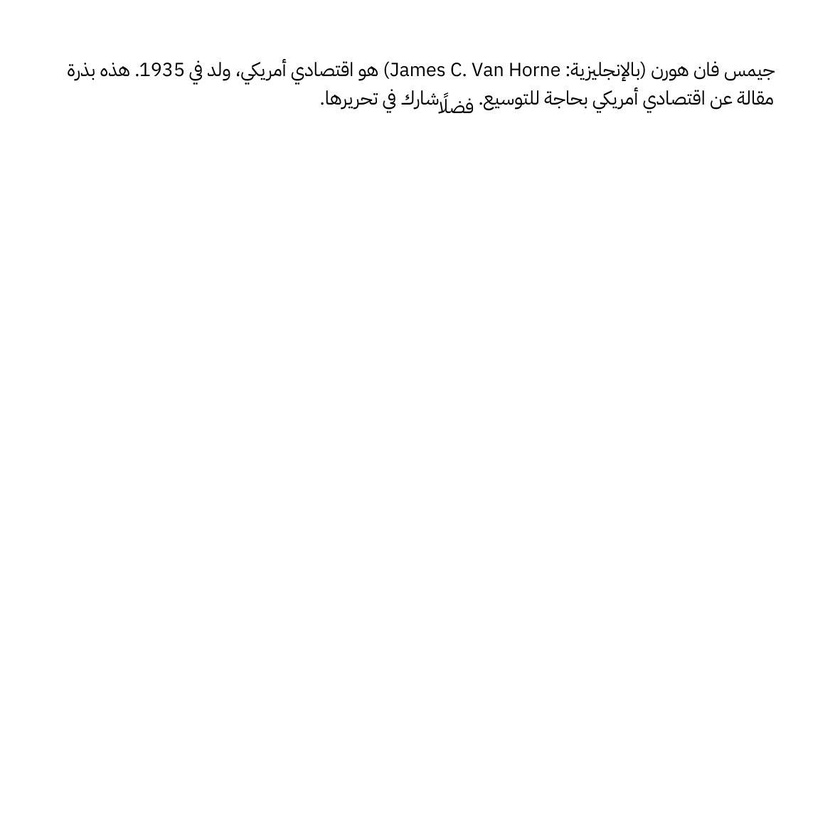
#> input picture test/0.jpeg, 840 x 840 px, shrunk from 1181 x 1181 before the run; its folder holds only this picture in this run
$ jupyter execute --allow-errors predict222.ipynb
#> lines starting #> are read from the running program, lines starting #| are printed output that depends on the picture; after the words box and inside, x2 and y2 are one past the last pixel; in counts of white or black regions, pixels touching at a corner belong together
#> (reads Logistic Regression.pkl from the repository)
[cell 1]
import numpy as np
import cv2
from skimage.feature import hog, local_binary_pattern
from os import listdir, mkdir
from os.path import isfile, join, dirname, exists
from PIL import Image
import os
# from sklearn.svm import SVC
from scipy.signal import convolve2d
# from sklearn.externals import joblib
# import joblib
import matplotlib.pyplot as pyplot
import pickle
import time

#> (a cell that did not finish here is left out)

[cell 3]
#rotate the image with given theta value
def rotate(img, theta):
    rows, cols = img.shape[0], img.shape[1]
    image_center = (cols/2, rows/2)

    M = cv2.getRotationMatrix2D(image_center,theta,1)

    abs_cos = abs(M[0,0])
    abs_sin = abs(M[0,1])

    bound_w = int(rows * abs_sin + cols * abs_cos)
    bound_h = int(rows * abs_cos + cols * abs_sin)

    M[0, 2] += bound_w/2 - image_center[0]
    M[1, 2] += bound_h/2 - image_center[1]

    # rotate orignal image to show transformation
    rotated = cv2.warpAffine(img,M,(bound_w,bound_h),borderValue=(int(img[0][0]),int(img[0][0]),int(img[0][0])))
    return rotated
def round_to_angle_multiples(number):

    # Define the possible angles
    angles = [45, -45, 90, -90, 135, -135]

    # Calculate the absolute difference between the number and each angle
    differences = [abs(number - angle) for angle in angles]

    # Find the index of the angle with the smallest difference
    min_index = differences.index(min(differences))

    # Return the corresponding angle
    return angles[min_index]


def rotate_img(edgeimage,originalimage):
    # Apply Hough Lines Transform
    lines = cv2.HoughLinesP(edgeimage, rho=1, theta=np.pi/180, threshold=100, minLineLength=50, maxLineGap=10)

    finalImage=originalimage
    # Find the longest line
    longest_line = None
    max_length = 0
    if lines is not None:
        for line in lines:
            x1, y1, x2, y2 = line[0]
            # Calculate line length using distance formula
            length = np.sqrt((x2 - x1) ** 2 + (y2 - y1) ** 2)
            if length > max_length:
                max_length = length
                longest_line = line

        if longest_line is not None:
            x1, y1, x2, y2 = longest_line[0]
            if x2 - x1 != 0:  # Avoid division by zero
                 orientation = np.arctan((y2 - y1) / (x2 - x1))*180  # Radians
            else:
                orientation = 180/2  # Vertical line (slope is undefined)
            # print("oo",orientation)
            if (orientation>20.0 or orientation<-20):
                orientation=round_to_angle_multiples(orientation)
                finalImage = rotate(originalimage, 180-orientation)

        # # print(orientation)
        # # Draw only the longest line (if any)
        # if longest_line is not None:
        #     x1, y1, x2, y2 = longest_line[0]
        #     cv2.line(img, (x1, y1), (x2, y2), (255, 255, 255), 2)  # Draw blue line with thickness 2
        #     display(img,"box")

    return finalImage

[cell 4]
def preprocess(image_path):
    # Read the image
#> called with image_path = 'test/0.jpeg'
    img = cv2.imread(image_path)
#> img is the input picture: shape (840, 840, 3); min 0, max 255, mean 253.5

    # Salt and pepper noise
    img=cv2.medianBlur(img,5)
    img = cv2.cvtColor(img, cv2.COLOR_BGR2GRAY)
#> img: shape (840, 840)
    # display(img)

    # cv2.imshow('Detected Lines (Longest)', img)
    # Apply Canny edge detection
    edges = cv2.Canny(img, 20, 150)  # Adjust threshold values as needed
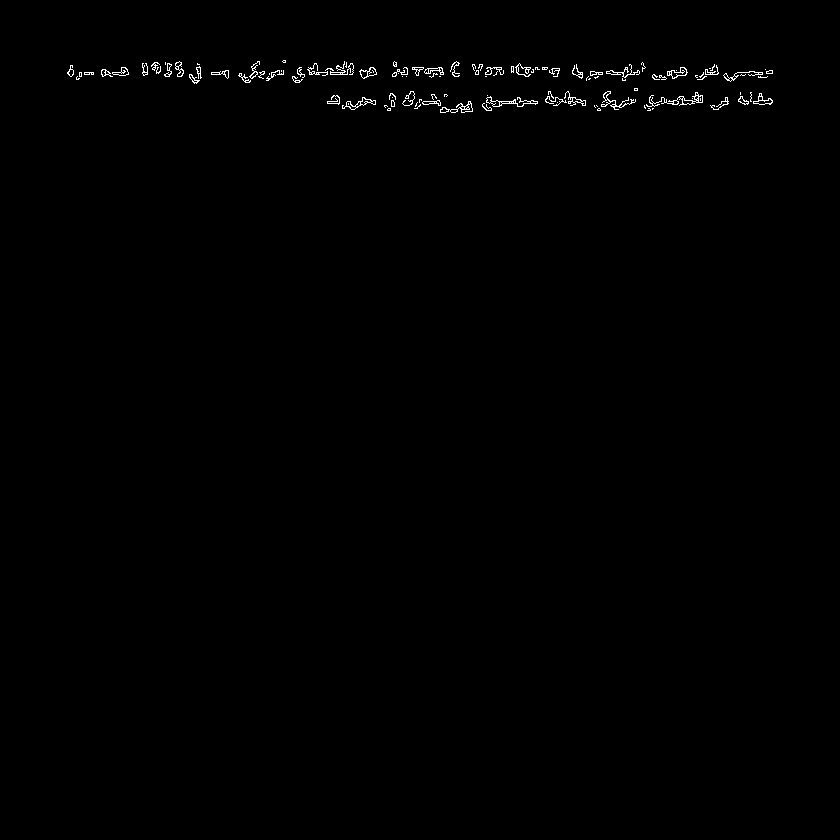
#> edges: shape (840, 840); 0.47% white in thin lines or dots, all inside (x1, y1, x2, y2) = (67, 60, 773, 113)

    rotated_img=rotate_img(edges,img)
#> in rotate_img, `lines = cv2.HoughLinesP(edgeimage, rho=1, theta=np.pi/180, threshold=1..`: lines = 20 rows, first 6: [68, 74, 128, 74], [67, 72, 128, 72], [573, 74, 638, 74], [486, 101, 585, 101], [297, 72, 376, 72], [197, 73, 283, 73]
#> the loop in rotate_img, `for line in lines:` made 20 passes
#> (x1, y1, x2, y2, length, max_length) on passes 1 to 4: (68, 74, 128, 74, 60, 60), (67, 72, 128, 72, 61, 61), (573, 74, 638, 74, 65, 65), (486, 101, 585, 101, 99, 99)
#> (x1, y1, x2, y2, length) on passes 5 to 10: (297, 72, 376, 72, 79), (197, 73, 283, 73, 86), (572, 72, 634, 73, 62.01), (397, 71, 454, 71, 57), (483, 103, 537, 103, 54), (473, 68, 559, 70, 86.02)
#> after the loop in rotate_img, `for line in lines:`: max_length = 99
#> in rotate_img, `x1, y1, x2, y2 = longest_line[0]`: x1 = 486; y1 = 101; x2 = 585; y2 = 101
#> in rotate_img, `orientation = np.arctan((y2 - y1) / (x2 - x1))*180`: orientation = 0
    # display(img)
    if (img[0][0]>200):
        _, img = cv2.threshold(rotated_img, 50.0, 255.0, cv2.THRESH_BINARY_INV | cv2.THRESH_OTSU)
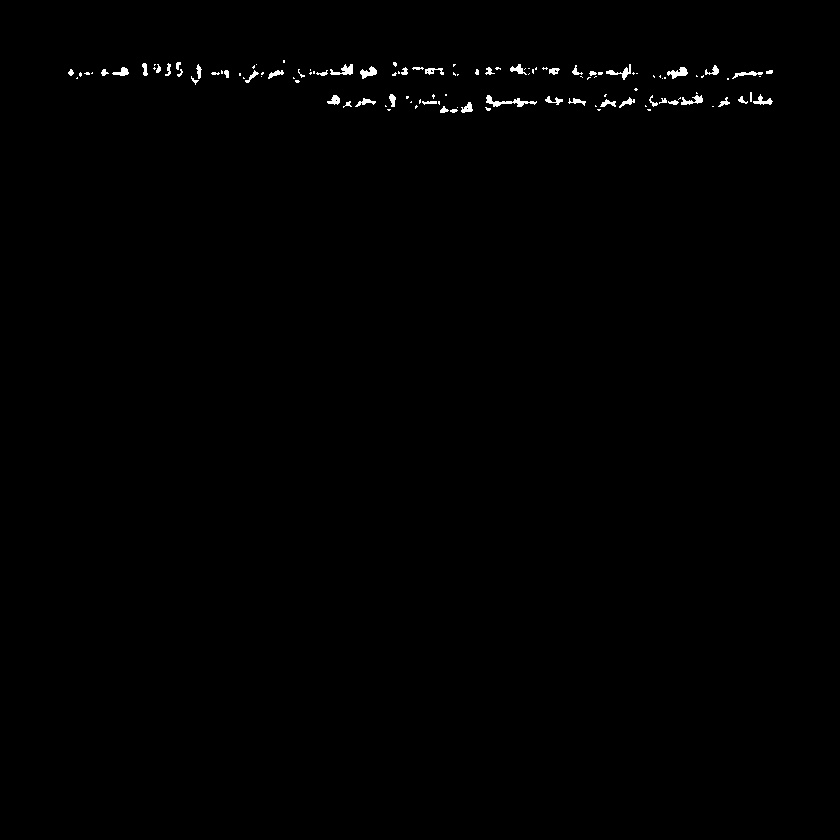
#> img: shape (840, 840); 0.48% white; 119 white regions (68 under 20 px), largest, box (x1, y1, x2, y2) and area: (486, 95, 537, 107) 211, (330, 64, 353, 75) 133, (667, 67, 688, 79) 131
    else:
        _, img = cv2.threshold(rotated_img, 50.0, 255.0, cv2.THRESH_BINARY | cv2.THRESH_OTSU)
    # display(img)
    return img

def process_image(image_path, output_dir):
    img = preprocess(image_path)  # Assuming preprocess returns a NumPy array
    img = Image.fromarray(img)  # Convert to PIL Image object
    new_path = join(output_dir, image_path.split("/")[-1])
    img.save(new_path)

def process_folder(folder_path):
    for folder in listdir(folder_path):
        img = join(folder_path, folder)
        if isfile(img) and img.lower().endswith(".jpeg"):
        # Check for image files with common extensions
            process_image(img, "Processed-fonts-dataset")

[cell 5]
def lpq(img_filepath, winSize=3,freqestim=1,mode='h'):

#> called with img_filepath = 'Processed-test/test/0.jpeg', winSize = 3, freqestim = 1, mode = 'h'
	img = cv2.imread(img_filepath,0)
#> img: shape (840, 840); min 0, max 255, mean 253.5
	rho=0.90

	STFTalpha=1/winSize  # alpha in STFT approaches (for Gaussian derivative alpha=1)
	sigmaS=(winSize-1)/4 # Sigma for STFT Gaussian window (applied if freqestim==2)
	sigmaA=8/(winSize-1) # Sigma for Gaussian derivative quadrature filters (applied if freqestim==3)

	convmode='valid' # Compute descriptor responses only on part that have full neigborhood. Use 'same' if all pixels are included (extrapolates np.image with zeros).

	img=np.float64(img) # Convert np.image to double
	r=(winSize-1)/2 # Get radius from window size
	x=np.arange(-r,r+1)[np.newaxis] # Form spatial coordinates in window

	if freqestim==1:  #  STFT uniform window
	    #  Basic STFT filters
			w0=np.ones_like(x)
			w1=np.exp(-2*np.pi*x*STFTalpha*1j)
			w2=np.conj(w1)

	## Run filters to compute the frequency response in the four points. Store np.real and np.imaginary parts separately
	# Run first filters
	filterResp1=convolve2d(convolve2d(img,w0.T,convmode),w1,convmode)
	filterResp2=convolve2d(convolve2d(img,w1.T,convmode),w0,convmode)
	filterResp3=convolve2d(convolve2d(img,w1.T,convmode),w1,convmode)
	filterResp4=convolve2d(convolve2d(img,w1.T,convmode),w2,convmode)

	# Initilize frequency domain matrix for four frequency coordinates (np.real and np.imaginary parts for each frequency).
	freqResp=np.dstack([filterResp1.real, filterResp1.imag,
	                    filterResp2.real, filterResp2.imag,
	                    filterResp3.real, filterResp3.imag,
	                    filterResp4.real, filterResp4.imag])

	## Perform quantization and compute LPQ codewords
	inds = np.arange(freqResp.shape[2])[np.newaxis,np.newaxis,:]
	LPQdesc=((freqResp>0)*(2**inds)).sum(2)
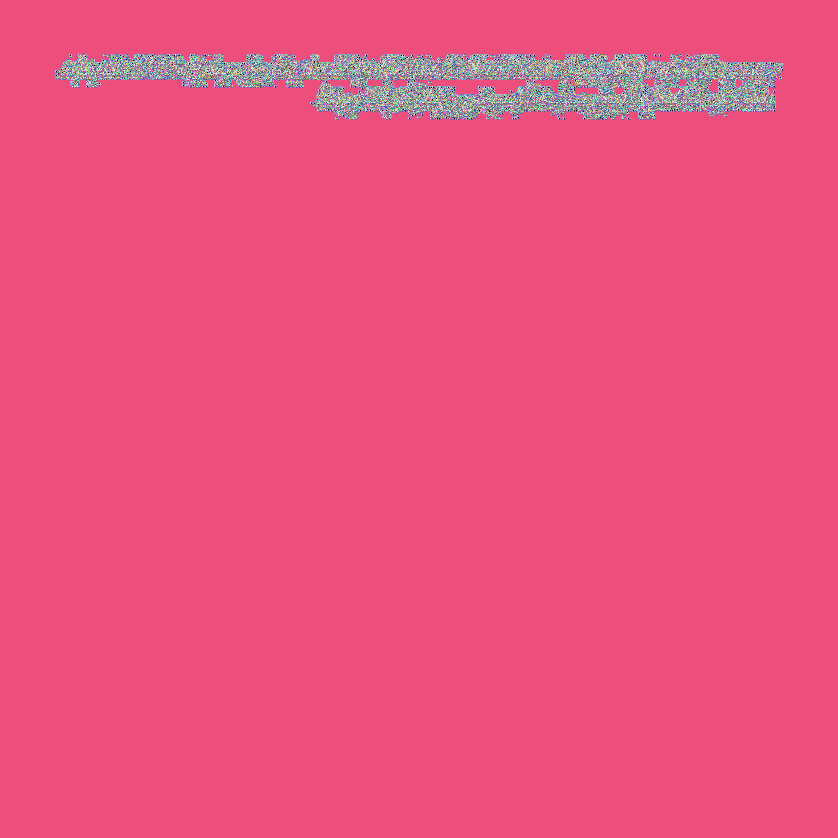
#> LPQdesc: shape (838, 838) int64; 256 distinct labels, from 0 to 255; one colour per label, 0 black

	## Histogram if needed
	if mode=='nh' or mode=='h':
	    LPQdesc=np.histogram(LPQdesc.flatten(),range(256))[0]
#> LPQdesc = 255 values, max 670472 at index 85, min 9 at index 175, mean 2753.9
#> `imageLPQ = lpq(path)`: imageLPQ has the same summary as LPQdesc in lpq

	## Normalize histogram if needed
	if mode=='nh':
	    LPQdesc=LPQdesc/LPQdesc.sum()

	# print (LPQdesc)
	LPQdesc = np.array(LPQdesc)
	return LPQdesc

[cell 6]
test_features=[]
image_predictions={}
image_time={}

#> (the rest of this cell did not finish here and is left out)
